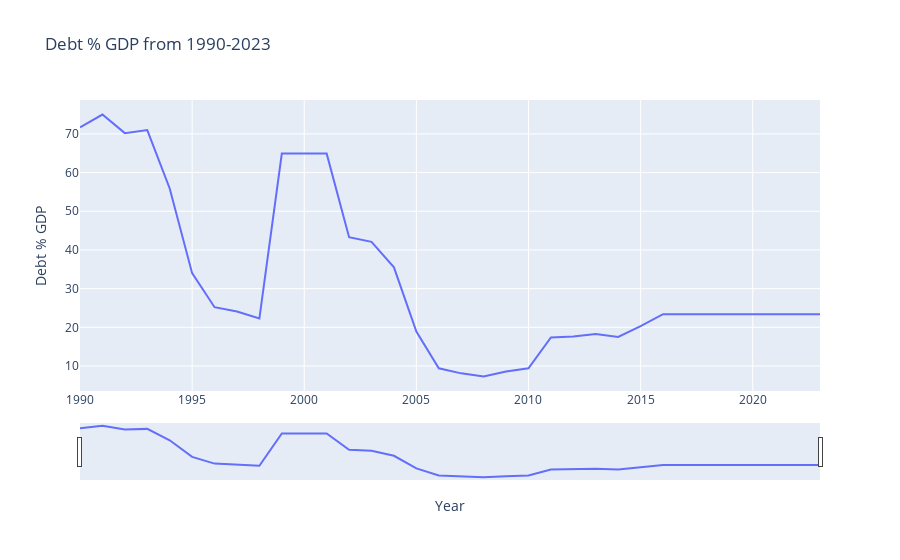

Notebook source saved alongside this figure:
### Code cell
fig = px.line(df_nonindexed, x='Year', y='Debt % GDP', title='Debt % GDP from 1990-2023')

# Update x-axis with range slider and range selector buttons
fig.update_xaxes(
    rangeslider_visible=True,
    rangeselector=dict(
        buttons=list([
            dict(count=1, label="1y", step="year", stepmode="backward"),
            dict(count=3, label="3y", step="year", stepmode="backward"),
            dict(count=5, label="5y", step="year", stepmode="backward"),
            dict(step="all")
        ])
    )
)

# Show the plot
fig.show()

### Figure 1 — Plotly figure (JSON) as saved in the notebook; plotly's stock layout.template omitted (floating-point values rounded to 4 significant figures)
{"data": [{"hovertemplate": "Year=%{x}<br>Debt % GDP=%{y}<extra></extra>", "legendgroup": "", "line": {"color": "#636efa", "dash": "solid"}, "marker": {"symbol": "circle"}, "mode": "lines", "name": "", "orientation": "v", "showlegend": false, "type": "scatter", "x": [1990, 1991, 1992, 1993, 1994, 1995, 1996, 1997, 1998, 1999, 2000, 2001, 2002, 2003, 2004, 2005, 2006, 2007, 2008, 2009, 2010, 2011, 2012, 2013, 2014, 2015, 2016, 2017, 2018, 2019, 2020, 2021, 2022, 2023], "xaxis": "x", "y": [71.7, 75, 70.2, 71, 55.9, 34, 25.2, 24.1, 22.3, 64.9, 64.9, 64.9, 43.3, 42.1, 35.5, 18.9, 9.4, 8.1, 7.3, 8.6, 9.4, 17.4, 17.6, 18.3, 17.5, 20.3, 23.4, 23.4, 23.4, 23.4, 23.4, 23.4, 23.4, 23.4], "yaxis": "y"}], "layout": {"legend": {"tracegroupgap": 0}, "title": {"text": "Debt % GDP from 1990-2023"}, "xaxis": {"anchor": "y", "domain": [0, 1], "rangeselector": {"buttons": [{"count": 1, "label": "1y", "step": "year", "stepmode": "backward"}, {"count": 3, "label": "3y", "step": "year", "stepmode": "backward"}, {"count": 5, "label": "5y", "step": "year", "stepmode": "backward"}, {"step": "all"}]}, "rangeslider": {"visible": true}, "title": {"text": "Year"}}, "yaxis": {"anchor": "x", "domain": [0, 1], "title": {"text": "Debt % GDP"}}}}
